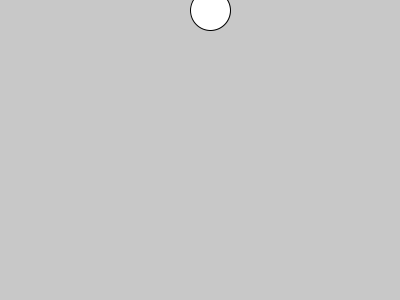
Frame 1 (no input)
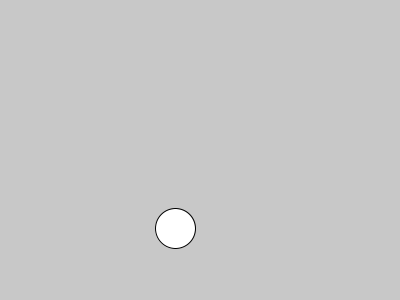
Frame 60 (the mouse pressed at the canvas centre just before this capture)
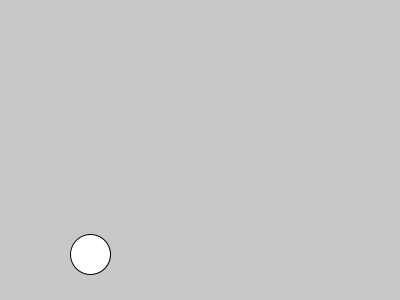
Frame 120 (the mouse held since frame 60 and released just before this capture)

The Processing sketch that drew these frames (run headless with seeded random() and noise(); from frame 60 on, the mouse is pressed at the canvas centre):

// Processing sketch: processing_122080
// ── processing_122080.pde

float x,y;
float x_velocity, y_velocity;
float gravity;
float radius;

void setup()
{
  size(400,300);
  x = width/2;
  y = 10;
  x_velocity = 10;
  y_velocity = 0;
  gravity = .2;
  radius = 20;
}

void draw()
{
  background(200);
  y_velocity += gravity;
  x += x_velocity;
  y += y_velocity;
  
  if ( y>(height-radius) )
  {
    y = height-radius;
    y_velocity *= -0.7;
  }
  
  if ( x<radius)
  {
    x = radius;
    x_velocity *= -0.5;
  }
  
  if ( x>(width-radius) )
  {
    x = width-radius;
    x_velocity *= -0.5;
  }
  
  ball(x,y);
}

void ball(float x, float y)
{
  pushMatrix();
  translate(x,y);
  ellipseMode(RADIUS);
  ellipse(0,0,radius,radius);
  popMatrix();
}
  
  
